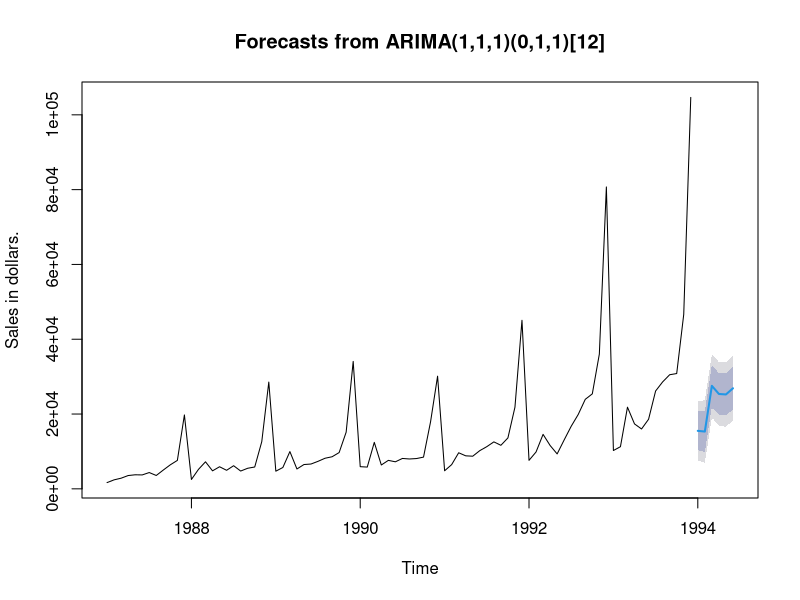

Reproduce this figure in R.
## ---- chunk 1
library(forecast)

initial.data <- read.csv(file="timeserie.csv", header=FALSE)
initial.data <- unlist(t(initial.data))
initial.data <- as.vector(initial.data, mode='numeric')

timeseries <- ts(initial.data, frequency=12, start=c(1987,1))

fitarima <- auto.arima(timeseries)

arima.data = forecast(fitarima, h = 6)

plot(arima.data, xlab="Time", ylab="Sales in dollars.")
